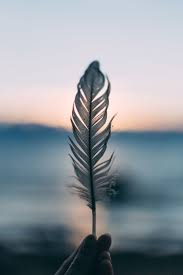
#> input picture day5/image.jpg, 183 x 275 px
$ python 4.edge.py
#> lines starting #> are read from the running program, lines starting #| are printed output that depends on the picture; after the words box and inside, x2 and y2 are one past the last pixel; in counts of white or black regions, pixels touching at a corner belong together
import cv2
import matplotlib.pyplot as plt
img = cv2.imread("image.jpg")
#> img is the input picture: shape (275, 183, 3); mean B, G, R 155.9, 149, 141.2
gray=cv2.cvtColor(img,cv2.COLOR_BGR2GRAY)
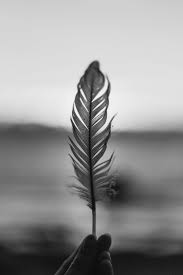
#> gray: shape (275, 183); min 4, max 252, mean 147.5
edges=cv2.Canny(gray,50,100)
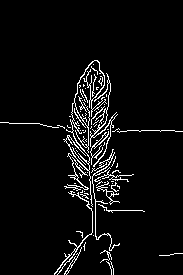
#> edges: shape (275, 183); 5.1% white in thin lines or dots, all inside (x1, y1, x2, y2) = (0, 60, 183, 275)
plt.imshow(cv2.cvtColor(edges,cv2.COLOR_BGR2RGB))
plt.show()
